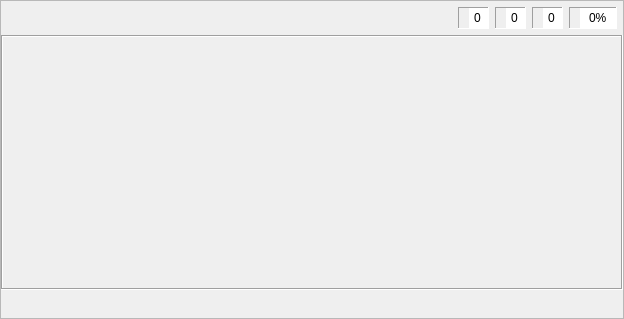
<?xml version="1.0" encoding="UTF-8"?>
<ui version="4.0">
 <class>ekzerco1</class>
 <widget class="QFrame" name="ekzerco1">
  <property name="geometry">
   <rect>
    <x>0</x>
    <y>0</y>
    <width>624</width>
    <height>319</height>
   </rect>
  </property>
  <property name="windowTitle">
   <string>Frame</string>
  </property>
  <property name="frameShape">
   <enum>QFrame::StyledPanel</enum>
  </property>
  <property name="frameShadow">
   <enum>QFrame::Raised</enum>
  </property>
  <property name="tipo" stdset="0">
   <string>markebla</string>
  </property>
  <layout class="QVBoxLayout" name="verticalLayout">
   <property name="leftMargin">
    <number>0</number>
   </property>
   <property name="topMargin">
    <number>0</number>
   </property>
   <property name="rightMargin">
    <number>0</number>
   </property>
   <property name="bottomMargin">
    <number>0</number>
   </property>
   <item>
    <layout class="QHBoxLayout" name="horizontalLayout_8">
     <property name="topMargin">
      <number>6</number>
     </property>
     <property name="rightMargin">
      <number>6</number>
     </property>
     <item>
      <widget class="QFrame" name="frame_10">
       <property name="minimumSize">
        <size>
         <width>0</width>
         <height>0</height>
        </size>
       </property>
       <property name="maximumSize">
        <size>
         <width>16777215</width>
         <height>16777215</height>
        </size>
       </property>
       <property name="autoFillBackground">
        <bool>false</bool>
       </property>
       <property name="frameShape">
        <enum>QFrame::NoFrame</enum>
       </property>
       <property name="frameShadow">
        <enum>QFrame::Sunken</enum>
       </property>
       <layout class="QHBoxLayout" name="horizontalLayout">
        <property name="spacing">
         <number>1</number>
        </property>
        <property name="leftMargin">
         <number>0</number>
        </property>
        <property name="topMargin">
         <number>0</number>
        </property>
        <property name="rightMargin">
         <number>0</number>
        </property>
        <property name="bottomMargin">
         <number>0</number>
        </property>
        <item>
         <widget class="QPushButton" name="BitBtn1">
          <property name="text">
           <string notr="true"/>
          </property>
          <property name="icon">
           <iconset>
            <normalon>:/ikonoj/ekzercoj/komenci.png</normalon>
            <activeon>:/ikonoj/ekzercoj/komenci-over.png</activeon>
           </iconset>
          </property>
          <property name="iconSize">
           <size>
            <width>35</width>
            <height>33</height>
           </size>
          </property>
          <property name="flat">
           <bool>true</bool>
          </property>
          <property name="tipo" stdset="0">
           <string>komenci</string>
          </property>
         </widget>
        </item>
        <item>
         <widget class="QPushButton" name="BitBtn2">
          <property name="enabled">
           <bool>false</bool>
          </property>
          <property name="text">
           <string notr="true"/>
          </property>
          <property name="icon">
           <iconset>
            <normalon>:/ikonoj/ekzercoj/halti.png</normalon>
            <activeon>:/ikonoj/ekzercoj/halti-over.png</activeon>
           </iconset>
          </property>
          <property name="iconSize">
           <size>
            <width>35</width>
            <height>33</height>
           </size>
          </property>
          <property name="flat">
           <bool>true</bool>
          </property>
          <property name="tipo" stdset="0">
           <string>halti</string>
          </property>
         </widget>
        </item>
       </layout>
      </widget>
     </item>
     <item>
      <spacer name="horizontalSpacer_10">
       <property name="orientation">
        <enum>Qt::Horizontal</enum>
       </property>
       <property name="sizeHint" stdset="0">
        <size>
         <width>13</width>
         <height>20</height>
        </size>
       </property>
      </spacer>
     </item>
     <item>
      <widget class="QFrame" name="frame_11">
       <property name="maximumSize">
        <size>
         <width>16777215</width>
         <height>31</height>
        </size>
       </property>
       <property name="autoFillBackground">
        <bool>false</bool>
       </property>
       <property name="frameShape">
        <enum>QFrame::Panel</enum>
       </property>
       <property name="frameShadow">
        <enum>QFrame::Sunken</enum>
       </property>
       <property name="tipo" stdset="0">
        <string>shilda</string>
       </property>
       <layout class="QHBoxLayout" name="horizontalLayout_3">
        <property name="spacing">
         <number>1</number>
        </property>
        <property name="leftMargin">
         <number>2</number>
        </property>
        <property name="topMargin">
         <number>0</number>
        </property>
        <property name="rightMargin">
         <number>0</number>
        </property>
        <property name="bottomMargin">
         <number>0</number>
        </property>
        <item>
         <widget class="QLabel" name="label_5">
          <property name="maximumSize">
           <size>
            <width>24</width>
            <height>24</height>
           </size>
          </property>
          <property name="text">
           <string notr="true"/>
          </property>
          <property name="pixmap">
           <pixmap resource="ikonoj.qrc">:/ikonoj/kubeto.png</pixmap>
          </property>
          <property name="scaledContents">
           <bool>true</bool>
          </property>
          <property name="alignment">
           <set>Qt::AlignCenter</set>
          </property>
         </widget>
        </item>
        <item>
         <widget class="QSpinBox" name="Placar1">
          <property name="sizePolicy">
           <sizepolicy hsizetype="Preferred" vsizetype="Preferred">
            <horstretch>0</horstretch>
            <verstretch>0</verstretch>
           </sizepolicy>
          </property>
          <property name="frame">
           <bool>false</bool>
          </property>
          <property name="alignment">
           <set>Qt::AlignCenter</set>
          </property>
          <property name="readOnly">
           <bool>true</bool>
          </property>
          <property name="buttonSymbols">
           <enum>QAbstractSpinBox::NoButtons</enum>
          </property>
          <property name="tipo" stdset="0">
           <string>shilda</string>
          </property>
         </widget>
        </item>
       </layout>
      </widget>
     </item>
     <item>
      <widget class="QFrame" name="frame_12">
       <property name="maximumSize">
        <size>
         <width>16777215</width>
         <height>31</height>
        </size>
       </property>
       <property name="autoFillBackground">
        <bool>false</bool>
       </property>
       <property name="frameShape">
        <enum>QFrame::Panel</enum>
       </property>
       <property name="frameShadow">
        <enum>QFrame::Sunken</enum>
       </property>
       <property name="tipo" stdset="0">
        <string>shilda</string>
       </property>
       <layout class="QHBoxLayout" name="horizontalLayout_4">
        <property name="spacing">
         <number>1</number>
        </property>
        <property name="leftMargin">
         <number>2</number>
        </property>
        <property name="topMargin">
         <number>0</number>
        </property>
        <property name="rightMargin">
         <number>0</number>
        </property>
        <property name="bottomMargin">
         <number>0</number>
        </property>
        <item>
         <widget class="QLabel" name="label_8">
          <property name="maximumSize">
           <size>
            <width>24</width>
            <height>24</height>
           </size>
          </property>
          <property name="text">
           <string notr="true"/>
          </property>
          <property name="pixmap">
           <pixmap resource="ikonoj.qrc">:/ikonoj/ekzercoj/bone.png</pixmap>
          </property>
          <property name="scaledContents">
           <bool>true</bool>
          </property>
          <property name="alignment">
           <set>Qt::AlignCenter</set>
          </property>
         </widget>
        </item>
        <item>
         <widget class="QSpinBox" name="Placar2">
          <property name="sizePolicy">
           <sizepolicy hsizetype="Preferred" vsizetype="Preferred">
            <horstretch>0</horstretch>
            <verstretch>0</verstretch>
           </sizepolicy>
          </property>
          <property name="frame">
           <bool>false</bool>
          </property>
          <property name="alignment">
           <set>Qt::AlignCenter</set>
          </property>
          <property name="readOnly">
           <bool>true</bool>
          </property>
          <property name="buttonSymbols">
           <enum>QAbstractSpinBox::NoButtons</enum>
          </property>
          <property name="tipo" stdset="0">
           <string>shilda</string>
          </property>
         </widget>
        </item>
       </layout>
      </widget>
     </item>
     <item>
      <widget class="QFrame" name="frame_36">
       <property name="maximumSize">
        <size>
         <width>16777215</width>
         <height>31</height>
        </size>
       </property>
       <property name="autoFillBackground">
        <bool>false</bool>
       </property>
       <property name="frameShape">
        <enum>QFrame::Panel</enum>
       </property>
       <property name="frameShadow">
        <enum>QFrame::Sunken</enum>
       </property>
       <property name="tipo" stdset="0">
        <string>shilda</string>
       </property>
       <layout class="QHBoxLayout" name="horizontalLayout_5">
        <property name="spacing">
         <number>1</number>
        </property>
        <property name="leftMargin">
         <number>2</number>
        </property>
        <property name="topMargin">
         <number>0</number>
        </property>
        <property name="rightMargin">
         <number>0</number>
        </property>
        <property name="bottomMargin">
         <number>0</number>
        </property>
        <item>
         <widget class="QLabel" name="label_9">
          <property name="minimumSize">
           <size>
            <width>0</width>
            <height>0</height>
           </size>
          </property>
          <property name="maximumSize">
           <size>
            <width>24</width>
            <height>24</height>
           </size>
          </property>
          <property name="text">
           <string notr="true"/>
          </property>
          <property name="pixmap">
           <pixmap resource="ikonoj.qrc">:/ikonoj/ekzercoj/malbone.png</pixmap>
          </property>
          <property name="scaledContents">
           <bool>true</bool>
          </property>
          <property name="alignment">
           <set>Qt::AlignCenter</set>
          </property>
         </widget>
        </item>
        <item>
         <widget class="QSpinBox" name="Placar3">
          <property name="sizePolicy">
           <sizepolicy hsizetype="Preferred" vsizetype="Preferred">
            <horstretch>0</horstretch>
            <verstretch>0</verstretch>
           </sizepolicy>
          </property>
          <property name="minimumSize">
           <size>
            <width>0</width>
            <height>0</height>
           </size>
          </property>
          <property name="frame">
           <bool>false</bool>
          </property>
          <property name="alignment">
           <set>Qt::AlignCenter</set>
          </property>
          <property name="readOnly">
           <bool>true</bool>
          </property>
          <property name="buttonSymbols">
           <enum>QAbstractSpinBox::NoButtons</enum>
          </property>
          <property name="value">
           <number>0</number>
          </property>
          <property name="tipo" stdset="0">
           <string>shilda</string>
          </property>
         </widget>
        </item>
       </layout>
      </widget>
     </item>
     <item>
      <widget class="QFrame" name="frame_37">
       <property name="maximumSize">
        <size>
         <width>16777215</width>
         <height>31</height>
        </size>
       </property>
       <property name="autoFillBackground">
        <bool>false</bool>
       </property>
       <property name="frameShape">
        <enum>QFrame::Panel</enum>
       </property>
       <property name="frameShadow">
        <enum>QFrame::Sunken</enum>
       </property>
       <property name="tipo" stdset="0">
        <string>shilda</string>
       </property>
       <layout class="QHBoxLayout" name="horizontalLayout_6">
        <property name="spacing">
         <number>1</number>
        </property>
        <property name="leftMargin">
         <number>2</number>
        </property>
        <property name="topMargin">
         <number>0</number>
        </property>
        <property name="rightMargin">
         <number>0</number>
        </property>
        <property name="bottomMargin">
         <number>0</number>
        </property>
        <item>
         <widget class="QLabel" name="label_10">
          <property name="maximumSize">
           <size>
            <width>24</width>
            <height>24</height>
           </size>
          </property>
          <property name="text">
           <string notr="true"/>
          </property>
          <property name="pixmap">
           <pixmap resource="ikonoj.qrc">:/ikonoj/kalkulilo.png</pixmap>
          </property>
          <property name="scaledContents">
           <bool>true</bool>
          </property>
          <property name="alignment">
           <set>Qt::AlignCenter</set>
          </property>
         </widget>
        </item>
        <item>
         <widget class="QSpinBox" name="Placar4">
          <property name="sizePolicy">
           <sizepolicy hsizetype="Preferred" vsizetype="Preferred">
            <horstretch>0</horstretch>
            <verstretch>0</verstretch>
           </sizepolicy>
          </property>
          <property name="frame">
           <bool>false</bool>
          </property>
          <property name="alignment">
           <set>Qt::AlignCenter</set>
          </property>
          <property name="readOnly">
           <bool>true</bool>
          </property>
          <property name="buttonSymbols">
           <enum>QAbstractSpinBox::NoButtons</enum>
          </property>
          <property name="suffix">
           <string>%</string>
          </property>
          <property name="maximum">
           <number>100</number>
          </property>
          <property name="value">
           <number>0</number>
          </property>
          <property name="tipo" stdset="0">
           <string>shilda</string>
          </property>
         </widget>
        </item>
       </layout>
      </widget>
     </item>
    </layout>
   </item>
   <item>
    <widget class="QFrame" name="butonujo">
     <property name="frameShape">
      <enum>QFrame::Box</enum>
     </property>
     <property name="frameShadow">
      <enum>QFrame::Sunken</enum>
     </property>
     <property name="tipo" stdset="0">
      <string>senborda</string>
     </property>
     <layout class="QHBoxLayout" name="horizontalLayout_7">
      <item>
       <spacer name="horizontalSpacer_5">
        <property name="orientation">
         <enum>Qt::Horizontal</enum>
        </property>
        <property name="sizeHint" stdset="0">
         <size>
          <width>0</width>
          <height>0</height>
         </size>
        </property>
       </spacer>
      </item>
      <item>
       <layout class="QGridLayout" name="gridLayout">
        <property name="spacing">
         <number>5</number>
        </property>
        <item row="0" column="0">
         <widget class="QPushButton" name="butono0">
          <property name="enabled">
           <bool>false</bool>
          </property>
          <property name="sizePolicy">
           <sizepolicy hsizetype="Expanding" vsizetype="Expanding">
            <horstretch>0</horstretch>
            <verstretch>0</verstretch>
           </sizepolicy>
          </property>
          <property name="minimumSize">
           <size>
            <width>0</width>
            <height>0</height>
           </size>
          </property>
          <property name="maximumSize">
           <size>
            <width>16777215</width>
            <height>16777215</height>
           </size>
          </property>
          <property name="text">
           <string notr="true"/>
          </property>
          <property name="flat">
           <bool>true</bool>
          </property>
          <property name="tipo" stdset="0">
           <string notr="true">speciala</string>
          </property>
         </widget>
        </item>
        <item row="0" column="1">
         <widget class="QPushButton" name="butono3">
          <property name="enabled">
           <bool>false</bool>
          </property>
          <property name="sizePolicy">
           <sizepolicy hsizetype="Expanding" vsizetype="Expanding">
            <horstretch>0</horstretch>
            <verstretch>0</verstretch>
           </sizepolicy>
          </property>
          <property name="minimumSize">
           <size>
            <width>0</width>
            <height>0</height>
           </size>
          </property>
          <property name="maximumSize">
           <size>
            <width>16777215</width>
            <height>16777215</height>
           </size>
          </property>
          <property name="text">
           <string notr="true"/>
          </property>
          <property name="flat">
           <bool>true</bool>
          </property>
          <property name="tipo" stdset="0">
           <string notr="true">speciala</string>
          </property>
         </widget>
        </item>
        <item row="1" column="0">
         <widget class="QPushButton" name="butono1">
          <property name="enabled">
           <bool>false</bool>
          </property>
          <property name="sizePolicy">
           <sizepolicy hsizetype="Expanding" vsizetype="Expanding">
            <horstretch>0</horstretch>
            <verstretch>0</verstretch>
           </sizepolicy>
          </property>
          <property name="minimumSize">
           <size>
            <width>0</width>
            <height>0</height>
           </size>
          </property>
          <property name="maximumSize">
           <size>
            <width>16777215</width>
            <height>16777215</height>
           </size>
          </property>
          <property name="text">
           <string notr="true"/>
          </property>
          <property name="flat">
           <bool>true</bool>
          </property>
          <property name="tipo" stdset="0">
           <string notr="true">speciala</string>
          </property>
         </widget>
        </item>
        <item row="1" column="1">
         <widget class="QPushButton" name="butono4">
          <property name="enabled">
           <bool>false</bool>
          </property>
          <property name="sizePolicy">
           <sizepolicy hsizetype="Expanding" vsizetype="Expanding">
            <horstretch>0</horstretch>
            <verstretch>0</verstretch>
           </sizepolicy>
          </property>
          <property name="minimumSize">
           <size>
            <width>0</width>
            <height>0</height>
           </size>
          </property>
          <property name="maximumSize">
           <size>
            <width>16777215</width>
            <height>16777215</height>
           </size>
          </property>
          <property name="text">
           <string notr="true"/>
          </property>
          <property name="flat">
           <bool>true</bool>
          </property>
          <property name="tipo" stdset="0">
           <string notr="true">speciala</string>
          </property>
         </widget>
        </item>
        <item row="2" column="0">
         <widget class="QPushButton" name="butono2">
          <property name="enabled">
           <bool>false</bool>
          </property>
          <property name="sizePolicy">
           <sizepolicy hsizetype="Expanding" vsizetype="Expanding">
            <horstretch>0</horstretch>
            <verstretch>0</verstretch>
           </sizepolicy>
          </property>
          <property name="minimumSize">
           <size>
            <width>0</width>
            <height>0</height>
           </size>
          </property>
          <property name="maximumSize">
           <size>
            <width>16777215</width>
            <height>16777215</height>
           </size>
          </property>
          <property name="text">
           <string notr="true"/>
          </property>
          <property name="flat">
           <bool>true</bool>
          </property>
          <property name="tipo" stdset="0">
           <string notr="true">speciala</string>
          </property>
         </widget>
        </item>
        <item row="2" column="1">
         <widget class="QPushButton" name="butono5">
          <property name="enabled">
           <bool>false</bool>
          </property>
          <property name="sizePolicy">
           <sizepolicy hsizetype="Expanding" vsizetype="Expanding">
            <horstretch>0</horstretch>
            <verstretch>0</verstretch>
           </sizepolicy>
          </property>
          <property name="minimumSize">
           <size>
            <width>0</width>
            <height>0</height>
           </size>
          </property>
          <property name="maximumSize">
           <size>
            <width>16777215</width>
            <height>16777215</height>
           </size>
          </property>
          <property name="text">
           <string notr="true"/>
          </property>
          <property name="flat">
           <bool>true</bool>
          </property>
          <property name="tipo" stdset="0">
           <string notr="true">speciala</string>
          </property>
         </widget>
        </item>
       </layout>
      </item>
      <item>
       <spacer name="horizontalSpacer_7">
        <property name="orientation">
         <enum>Qt::Horizontal</enum>
        </property>
        <property name="sizeHint" stdset="0">
         <size>
          <width>0</width>
          <height>0</height>
         </size>
        </property>
       </spacer>
      </item>
     </layout>
    </widget>
   </item>
   <item alignment="Qt::AlignHCenter">
    <widget class="QPushButton" name="BitBtn3">
     <property name="enabled">
      <bool>false</bool>
     </property>
     <property name="sizePolicy">
      <sizepolicy hsizetype="Maximum" vsizetype="Fixed">
       <horstretch>0</horstretch>
       <verstretch>0</verstretch>
      </sizepolicy>
     </property>
     <property name="text">
      <string notr="true"/>
     </property>
     <property name="icon">
      <iconset>
       <normalon>:/ikonoj/ekzercoj/auskultu-denove.png</normalon>
       <activeon>:/ikonoj/ekzercoj/auskultu-denove-over.png</activeon>
      </iconset>
     </property>
     <property name="iconSize">
      <size>
       <width>81</width>
       <height>33</height>
      </size>
     </property>
     <property name="flat">
      <bool>true</bool>
     </property>
     <property name="tipo" stdset="0">
      <string>auskulti</string>
     </property>
    </widget>
   </item>
  </layout>
 </widget>
 <resources>
  <include location="ikonoj.qrc"/>
 </resources>
 <connections/>
</ui>
